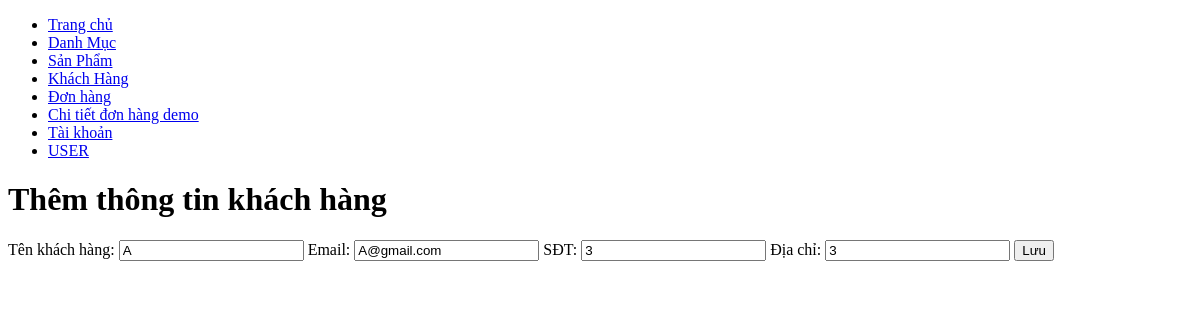
The app's page /admin/index.php?ctrl=khach_hang&action=edit&id=1, older data.
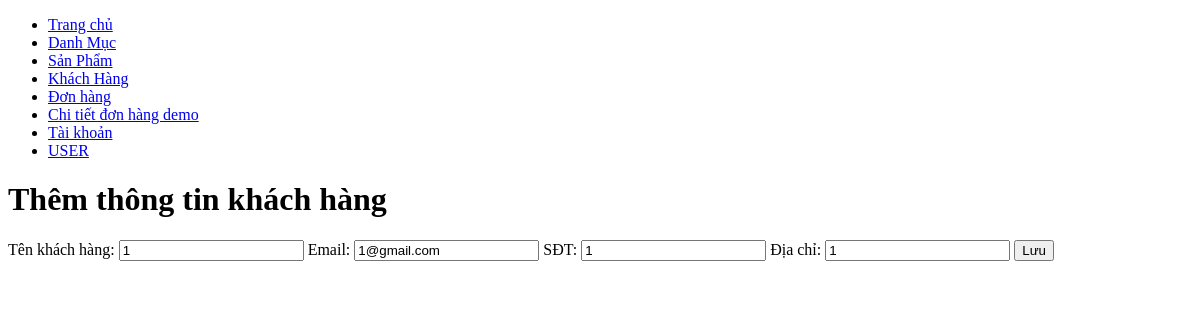
The same page, newer data.
### tables this page shows
CREATE TABLE `khach_hang` (
  `id` int(11) NOT NULL,
  `ten` varchar(255) NOT NULL,
  `email` varchar(255) NOT NULL,
  `so_dien_thoai` varchar(255) DEFAULT NULL,
  `dia_chi` varchar(255) DEFAULT NULL,
  `tai_khoan_id` int(11) DEFAULT NULL
);

### database/database.php (called while the page is built, shortened)
<?php
function getConnection() {
    $host = 'localhost';
    $dbname = 'shop_quan_ao';
    $username = 'root';
    $password = '';
    $options = array(PDO::MYSQL_ATTR_INIT_COMMAND => "SET NAMES utf8",
        PDO::ATTR_ERRMODE => PDO::ERRMODE_EXCEPTION);
    $DBH = new PDO('mysql:host=' . $host . ';dbname=' . $dbname, $username, $password, $options);
    return $DBH;
}
function query($sql) {
    $connect = getConnection();
    $result = $connect->query($sql);
    return $result;
}
function queryOne($sql) {
    $connect = getConnection();
    $result = $connect->query($sql);
    $row = $result->fetch(PDO::FETCH_ASSOC);
    return $row;
}
?>

### admin/model/khach_hang.php (called while the page is built, shortened)
<?php
require_once "./../database/database.php";
function getKhachHangById($id) {
    $sql = "SELECT * FROM khach_hang WHERE id = $id";
    $result = queryOne($sql);
    return $result;
}

### admin/view/khach_hang/edit.php (the view, shortened to what this page needs)
<!DOCTYPE html>
<html lang="en">
    <head>
    </head>
    <body>
        <h1>Thêm thông tin khách hàng</h1>
        <form action="index.php?ctrl=khach_hang&action=update" method="POST">
            <label for="ten">Tên khách hàng:</label>
            <input type="text" id="ten" name="ten" value="<?php echo $khachHangED['ten']; ?>" required>
            <label for="email">Email:</label>
            <input type="email"id="email" name="email" value="<?php echo $khachHangED['email']; ?>" required>
            <label for="so_dien_thoai">SĐT:</label>
            <input type="text"id="so_dien_thoai" name="so_dien_thoai" value="<?php echo $khachHangED['so_dien_thoai']; ?>" required>
            <label for="dia_chi">Địa chỉ:</label>
            <input type="text" id="dia_chi" name="dia_chi" value="<?php echo $khachHangED['dia_chi']; ?>" required>
            <button type="submit">Lưu</button>
        </form>
    </body>
</html>

Row changes from the older to the newer data that the page shows:
changed khach_hang: ten "A" → "1"; email "A@gmail.com" → "1@gmail.com"; so_dien_thoai "3" → "1"; dia_chi "3" → "1"
